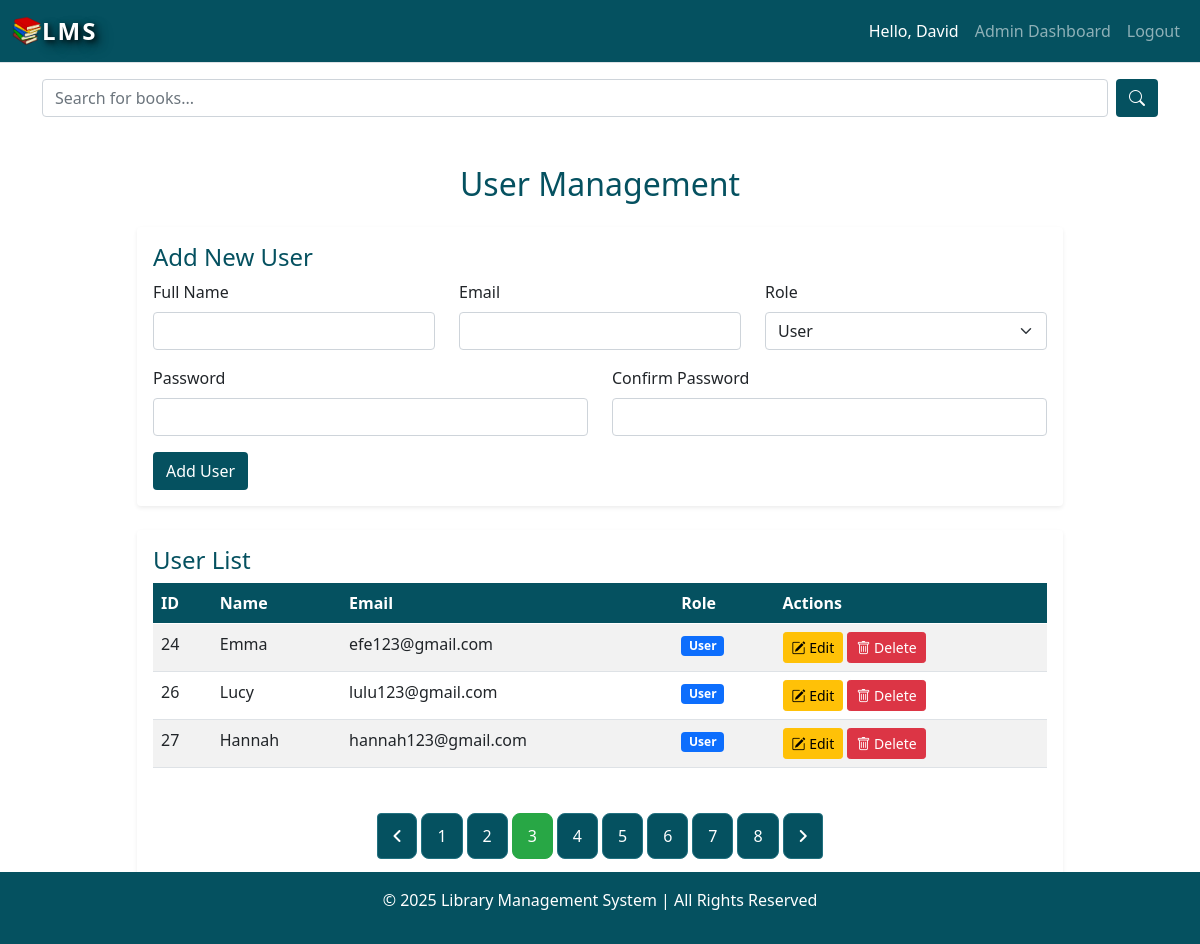
/public/admin/users?page=3 (signed in), run on the app's committed database.
### tables this page shows
CREATE TABLE `users` (
  `id` int(11) NOT NULL,
  `name` varchar(100) NOT NULL,
  `email` varchar(150) NOT NULL,
  `password` varchar(255) NOT NULL,
  `role` enum('admin','user') DEFAULT 'user',
  `created_at` timestamp NOT NULL DEFAULT current_timestamp()
);

### app/controllers/Admin.php (called while the page is built, shortened)
<?php
require_once dirname(__DIR__) . "/models/User.php";
class Admin
{
    public function users()
    {
        $userModel = new User();
        $itemsPerPage = 3;
        $currentPage = isset($_GET['page']) ? (int)$_GET['page'] : 1;
        $offset = ($currentPage - 1) * $itemsPerPage;
        $users = $userModel->getPaginatedUsers($itemsPerPage, $offset);
        $totalUsers = $userModel->getTotalUsers();
        $totalPages = ceil($totalUsers / $itemsPerPage);
        $this->view("admin/users", [
            "users" => $users,
            "totalPages" => $totalPages,
            "currentPage" => $currentPage
        ]);
    }
}
?>

### app/core/App.php (called while the page is built, shortened)
<?php
class App
{
    private $method = 'index';
    private function splitUrl()
    {
        $Url = $_GET['url'] ?? 'home';
        $Url = explode("/", trim($Url, "/"));
        return $Url;
    }
    public function loadController()
    {
        $URL = $this->splitUrl();
        $controllerName = ucfirst(strtolower($URL[0]));
        $baseDir = dirname(__DIR__);
        $controllerFile = $baseDir . "/controllers/" . $controllerName .".php";
        if (file_exists($controllerFile)) {
            unset($URL[0]);
        }else {
            require_once $baseDir."/controllers/_404.php";
            $this->controller = "_404";
        }
        $controller = new $this->controller();
        if (!empty($URL[1]) && method_exists($controller, $URL[1])) {
            $this->method = $URL[1];
            unset($URL[1]);
        }
        call_user_func_array([$controller,$this->method],$URL);
    }
}

### public/index.php (called while the page is built, shortened)
<?php
$app = new App();
$app->loadController();

### app/core/Database.php (called while the page is built, shortened)
<?php
class Database
{
    private static $instance = null;
    private $pdo;
    private function __construct()
    {
        try {
            $dsn = "mysql:host=" . DBHOST . ";dbname=" . DBNAME . ";charset=utf8mb4";
            $this->pdo = new PDO($dsn, DBUSER, DBPASS);
            $this->pdo->setAttribute(PDO::ATTR_ERRMODE, PDO::ERRMODE_EXCEPTION);
            $this->pdo->setAttribute(PDO::ATTR_DEFAULT_FETCH_MODE, PDO::FETCH_ASSOC);
        } catch (PDOException $e) {
            die("Database Connection Error: " . $e->getMessage());
        }
    }
    public static function getInstance()
    {
        if (self::$instance === null) {
            self::$instance = new self();
        }
        return self::$instance;
    }
    public function query($sql, $params = [])
    {
        $stmt = $this->pdo->prepare($sql);
        if (!empty($params) && is_array($params)) {
            $stmt->execute($params);
        } else {
            $stmt->execute();
        }
        return $stmt;
    }
}

### app/core/Model.php (called while the page is built, shortened)
<?php
abstract class Model
{
    protected $db;
    public function __construct()
    {
        $this->db = Database::getInstance();
    }
    public function get_row($query, $data = [])
    {
        $stmt = $this->db->query($query, $data);
        return $stmt ? $stmt->fetch(PDO::FETCH_OBJ) : false;
    }
}

### app/models/User.php (called while the page is built, shortened)
<?php
class User extends Model
{
    protected $table = "users";
    public function getPaginatedUsers($limit, $offset)
    {
        $sql = "SELECT * FROM {$this->table} LIMIT $limit OFFSET $offset";
        return $this->db->query($sql)->fetchAll();
    }
    public function getTotalUsers()
    {
        $sql = "SELECT COUNT(*) as total FROM {$this->table}";
        $result = $this->get_row($sql);
        return $result ? $result->total : 0;
    }
}

### app/views/admin/users.view.php (the view, shortened to what this page needs)
<?php require_once dirname(__DIR__) . "/layouts/header.view.php"; ?>
<div class="container mt-4">
    <h2 class="text-center my-4 my-color">User Management</h2>
    <div class="row">
    <div class="col-md-1"></div>
    <div class="col-md-10">
    <div class="card shadow-sm border-0 mb-4">
        <div class="card-body">
            <h4 class="card-title my-color">Add New User</h4>
            <form action="<?= ROOT ?>/admin/storeUser" method="POST">
                <div class="row">
                    <div class="col-md-4">
                        <label class="form-label">Full Name</label>
                        <input type="text" name="full_name" class="form-control" required>
                    </div>
                    <div class="col-md-4">
                        <label class="form-label">Email</label>
                        <input type="email" name="email" class="form-control" required>
                    </div>
                    <div class="col-md-4">
                        <label class="form-label">Role</label>
                        <select name="role" class="form-select" required>
                            <option value="user">User</option>
                        </select>
                    </div>
                </div>
                <div class="row mt-3">
                    <div class="col-md-6">
                        <label class="form-label">Password</label>
                        <input type="password" name="password" class="form-control" required>
                    </div>
                    <div class="col-md-6">
                        <label class="form-label">Confirm Password</label>
                        <input type="password" name="confirm_password" class="form-control" required>
                    </div>
                </div>
                <button type="submit" class="btn custom-bg text-white mt-3">Add User</button>
            </form>
        </div>
    </div>
    <div class="card shadow-sm border-0 mb-5">
        <div class="card-body">
            <h4 class="card-title my-color">User List</h4>
            <table class="table table-striped">
                <thead class="custom-bg text-white">
                    <tr>
                        <th>ID</th>
                        <th>Name</th>
                        <th>Email</th>
                        <th>Role</th>
                        <th>Actions</th>
                    </tr>
                </thead>
                <tbody>
                    <?php foreach ($users as $user): ?>
                        <tr>
                            <td><?= $user['id']; ?></td>
                            <td><?= htmlspecialchars($user['name']); ?></td>
                            <td><?= htmlspecialchars($user['email']); ?></td>
                            <td>
                                <span class="badge bg-<?= $user['role'] === 'admin' ? 'danger' : 'primary'; ?>">
                                    <?= ucfirst($user['role']); ?>
                                </span>
                            </td>
                            <td>
                                <a href="<?= ROOT ?>/admin/edit/<?= $user['id']; ?>" class="btn btn-warning btn-sm"><i class="bi bi-pencil-square"></i> Edit</a>
                                <button class="btn btn-danger btn-sm" onclick="confirmDelete(<?= $user['id']; ?>)">
                                    <i class="bi bi-trash"></i> Delete
                                </button>
                            </td>
                        </tr>
                    <?php endforeach; ?>
                </tbody>
            </table>
            <br/>
            <div class="d-flex justify-content-center">
                <nav>
                    <ul class="pagination">
                        <li class="page-item <?= ($currentPage <= 1) ? 'disabled' : '' ?>">
                            <a class="page-link" href="?page=<?= max(1, $currentPage - 1) ?>" aria-label="Previous">
                                <i class="fas fa-angle-left"></i>
                            </a>
                        </li>
                        <?php for ($i = 1; $i <= $totalPages; $i++) : ?>
                            <li class="page-item <?= ($i == $currentPage) ? 'active' : '' ?>">
                                <a class="page-link" href="?page=<?= $i ?>"><?= $i ?></a>
                            </li>
                        <?php endfor; ?>
                        <li class="page-item <?= ($currentPage >= $totalPages) ? 'disabled' : '' ?>">
                            <a class="page-link" href="?page=<?= min($totalPages, $currentPage + 1) ?>" aria-label="Next">
                                <i class="fas fa-angle-right"></i>
                            </a>
                        </li>
                    </ul>
                </nav>
            </div>
        </div>
    </div>
    </div>
    <div class="col-md-1"></div>
    </div>
</div>
<?php require_once dirname(__DIR__) . "/layouts/footer.view.php"; ?>

### public/assets/css/style.css (style rules this page uses)
html, body { height: 100%; margin: 0; display: flex; flex-direction: column; }
.bi::before, [class^="bi-"]::before, [class*=" bi-"]::before { display: inline-block; font-family: bootstrap-icons !important; font-style: normal; font-weight: normal !important; font-variant: normal; text-transform: none; line-height: 1; vertical-align: -0.125em; }
.my-color { color: #055160; }
.custom-bg { background-color: #055160 !important; }
.pagination .page-link { color: #fff; background-color: #055160; border: 1px solid #227180; padding: 10px 15px; margin: 5px; border-radius: 8px; transition: all 0.3s ease-in-out; }
.pagination .active .page-link { background-color: #28a745; border-color: #28a745; }

### data on the page
users: id "24", name "Emma", email "efe123@gmail.com", role "User"
users: id "26", name "Lucy", email "lulu123@gmail.com", role "User"
users: id "27", name "Hannah", email "hannah123@gmail.com", role "User"

### other printed values
$_SESSION['user_name'] "David"
